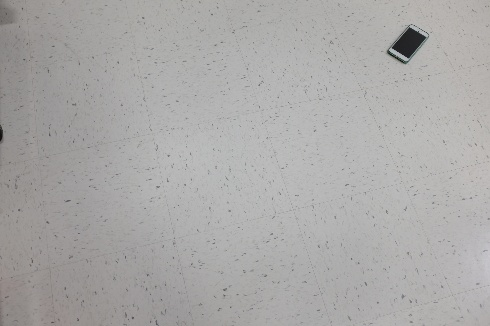
#> input picture find_phone/0.jpg, 490 x 326 px, found by its file name; its folder holds 4 pictures in this run
$ jupyter execute --allow-errors 'Bayesian Model.ipynb'
#> lines starting #> are read from the running program, lines starting #| are printed output that depends on the picture
#> further down, im is the input picture: shape (326, 490, 3); mean R, G, B 170.3, 169.1, 168.1
<font size = '3'> **Finding the coordinates of the phone using a Bayesian Model**

[cell 1]
import numpy as np
import matplotlib.pyplot as plt
import math
import os
from os import walk, path, listdir
from os.path import isfile, join
import random
import matplotlib.image as img
from PIL import Image, ImageDraw

<u> Get the filenames and coordinates for each file </u>

Image files

[cell 2]
#get current directory
current_dir = os.getcwd()

#find phone directory
find_phone_dir = current_dir + '\\find_phone'

#get the file names in the find phone directory
filenames = [f for f in listdir(find_phone_dir) if isfile(join(find_phone_dir, f))]

#get the image names
labels_file = filenames.pop(len(filenames)-1)

#number of samples
num_samples = len(filenames)

Get info from the labels file

[cell 3]
#get the label files
label = open(find_phone_dir + '\\' + str(labels_file), 'r')
#> (the rest of this cell did not finish here and is left out)

Get data to numpy arrays

[cell 4]
#get all the images to one vector
X = np.zeros([num_samples, 326, 490, 3])

#create vector for Y for x and y coordinates
Y = np.zeros([num_samples, 2])

#> (the rest of this cell did not finish here and is left out)

<u> Useful functions </u>

[cell 5]
#convert the data to black and white
def to_bandw(X, alpha):
    """
    X - data
    alpha - is the threshold to set either black or white
    """

    #convert the images to gray scale
    rgb_weights = [0.2989, 0.5870, 0.1140]

    #convert to gray scale
    X = X @ rgb_weights

    #black and white image
    X[X <= alpha] = 0 #black
    X[X > alpha] = 255 #white

    return X

[cell 6]
#create a 32 x 48 matrix that has the pixels of the phone. This function will be used to find the prior distribution
#create the box
def box_mat(X, Y, rad = 0.05):
    """
    X - the data
    Y - labels/coordinates
    rad - is the scaling factor of the rctangle
    """

    #rectangle length
    x_rad = math.floor(rad * 490)
    y_rad = math.floor(rad * 326)

    #actual location of the phone
    x_0, y_0 = Y[0], Y[1]
    x_0 = x_0 * 490
    y_0 = y_0 * 326


    #boundaries
    x1 = math.floor(x_0 - x_rad)
    x2 = math.floor(x_0 + x_rad)
    y1 = math.floor(y_0 - y_rad)
    y2 = math.floor(y_0 + y_rad)

    mat = X[y1:y2, x1:x2]

    return mat.astype('uint8')

[cell 7]
#calculate the prior
def calc_prior(X, Y):
    """
    X - pixel data
    Y - coordinates
    """
    #create an empty matrix for the prior
    prior = np.zeros([32, 48])

    #collect the pictures
    for i in range(len(X)):

        X_i = X[i]
        Y_i = Y[i]

        try:

            mat = box_mat(X_i, Y_i)
            prior += mat

        except:

            pass

    #normalize m
    prior = prior/len(X)

    return prior

[cell 8]
#calculate the posterior

def calc_post(prior, like):

    rows = np.arange(0, prior.shape[0] * math.floor(like.shape[0]/prior.shape[0]), prior.shape[0])
    cols = np.arange(0, prior.shape[1] * math.floor(like.shape[1]/prior.shape[1]), prior.shape[1])


    #posterior matrix
    x_post = np.zeros([max(rows), max(cols)])

    for r in range(len(rows) - 1):

        for c in range(len(cols) - 1):

            likelihood = like[rows[r]: rows[r + 1], cols[c]: cols[c + 1]]
            post = likelihood * prior

            #normalized posterior
            post_n = post

            x_post[rows[r]: rows[r + 1], cols[c]: cols[c + 1]] = post_n

    return x_post

<u> Bayesian Model to predict phone coordinates </u>

I used several deep learning methods to estimate the coordinates. But because of the low sample size the estimates were erroneous. So I am using a much simpler Bayesian method to estimate the the coordinates. (Which did a pretty decent job at estimating testing coordinates).

Bayesian models have three components. The prior, the likelihood and the posterior. The prior contains information we already have, the likelihood contains the data we have and we use the prior (already known) data to modulate the likelihood (new data) and come to a conclusion (posterior).

We can represent these three using probability distributions. So I will use the training set to come up with a prior distribution that ideally represent the probability of the phone, P(phone). Then I will use the current data and use the prior to calculate a posterior probability distribution. This posterior distribution will give you the probability of a pixel being the phone, P(phone|pixel).

Below are the steps I took to develop the model.

1) Turn the data into grayscale and then black and white.

    Since the phone was white and black I thought this would be helpful to detect where the phone is in the picture. So I will be turning the pictures to black and white. I will use a threshold (which will be a hyper parameter (alpha) which we can tune later on) if a pixel is assigned white or black.

2) Get the testing data and create a Prior.

    Next I will create the Prior of the model. I will use the training data to do this. I will first capture the pixels about the phone creating a rectangle about the phone. (2 * 0.05 * 490 X 2 * 0.05 * 326 Roughly 32 x 48) and find the Prior probability.

3) Using the prior to scan through the data and find the estimation.

    To calculate the posterior probability, I will first create subsections of the picture that are same size of the prior. (32 x 48). Then will calculate the posterior probability in each subsection. Finally will use the posterior find the pixel that has the highest probability. This will represent the location of the phone.


We will use roughly 75% of the data as training, 25% testing. The validation data will be used for the hyperparameter tuning and the final prior with the chosen hyper parameter will be used to evaluate the testing data.

<u> Applying the model </u>

Split to train, test data. (75% and 25% split)

[cell 9]
#train set
x_train = X[:100]
y_train = Y[:100]

#validation set
#x_val = X[75:102]
#y_val = Y[75:102]

#test set
x_test = X[100:129]
y_test = Y[100:129]

Apply the model

[cell 10]
#We will choose a range of parameters for alpha. from 0 - 255
alphas = np.array([0.5, 1, 5, 10, 12, 15, 20, 25, 35, 50, 75, 100, 130, 150, 180, 200, 220])

#dictionary to collect values
all_data = {}

for alpha in alphas:
    #dict for data
    data = {}

    #change picture to black and white
    x_train_bw = to_bandw(x_train, alpha)

    #calculate prior
    prior = calc_prior(x_train_bw, y_train)
    prior = prior/255 #normalize

    #plt.imshow(x_train_bw[10].astype('uint8'), cmap = plt.get_cmap('gray'))
    #plt.imshow(prior)

    #use the prior to calculate the posterior
    x_val_bw = to_bandw(x_test, alpha)

    #list to append correct detection
    correct = []
    distance = []
    estimate = []
    actual = []

    for s in range(len(x_val_bw)):

        likelihood = x_val_bw[s]/255 #normalize

        #changing the probabilities. (right now we have the probability of white space. We want to calculate the probability\
        #of black areas)
        prior = 1 - prior
        likelihood = 1 - likelihood

        posterior = calc_post(prior, likelihood)

        #find the estimate
        phone_x = np.round(np.where(posterior == np.max(posterior))[1][0]/490, 4)
        phone_y = np.round(np.where(posterior == np.max(posterior))[0][0]/326, 4)

        #calculate if the phone is inside the detection threshold (0.05)
        dist = ((phone_x - y_test[s][0])**2 + (phone_y - y_test[s][1])**2)**0.5
        dist = np.round(dist, 4)

        #estimate
        estimate.append(tuple((phone_x, phone_y)))

        #actual
        actual.append(tuple((y_test[s][0], y_test[s][1])))


        #find if correct or not
        if dist <= 0.05:
            correct.append(1)
        else:
            correct.append(0)

        distance.append(dist)


    #get the data
    data['ALPHA'] = alpha
    data['DISTANCE'] = distance
    data['ACCURACY'] = np.sum(correct)/len(correct)
    data['PRIOR'] = prior
    data['ESTIMATE'] = estimate
    data['ACTUAL'] = actual

    #all data
    all_data['ALPHA' + str(alpha)] = data

[cell 11]
A = []
ALP = []

#plot accuracy and alpha
for alpha in alphas:
    name = 'ALPHA' + str(alpha)

    data = all_data[name]

    #accuracy
    A.append(data['ACCURACY'])
    ALP.append(alpha)

#plot
plt.figure(figsize = (15, 5))
plt.title('Alpha vs accuracy')
plt.xlabel('Alpha')
plt.ylabel('Accuracy')
plt.scatter(ALP, A)
plt.show()
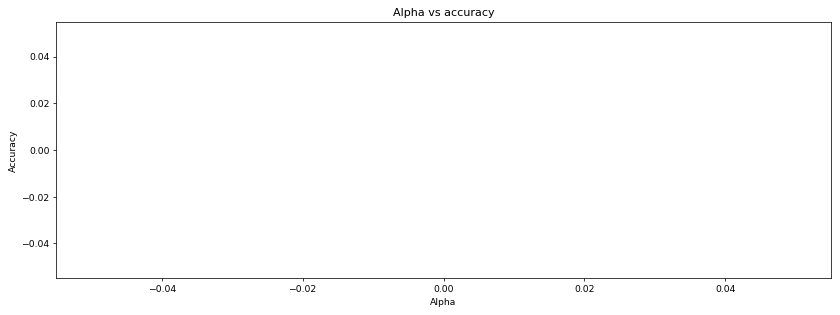
#> figure drawn by matplotlib, 1 panel

Looks like alpha = 15 gives the highest accuracy (75%) on testing sample.

Lets plot actual vs predicted on some images using alpha = 15

[cell 12]
#get data from ALPHA15
prior = all_data['ALPHA15.0']['PRIOR']

#use the prior to calculate the posterior
x_val_bw = to_bandw(x_test, 15)

for s in range(len(x_val_bw)):

    #calculate the posterior
    likelihood = x_val_bw[s]/255 #normalize
    prior = 1 - prior
    likelihood = 1 - likelihood
    posterior = calc_post(prior, likelihood)

    #find the estimate
    phone_x = np.round(np.where(posterior == np.max(posterior))[1][0]/490, 4)
    phone_y = np.round(np.where(posterior == np.max(posterior))[0][0]/326, 4)

    #detect
    detect = ((phone_x - Y[100 + s][0])**2 + (phone_y - Y[100 + s][1])**2)**0.5

    d = 1 if detect < 0.05 else 0

    #plot some samples
    if s % 3 == 0:
        plt.figure(figsize = (8, 5))
        plt.imshow(X[100 + s].astype('uint8'))

        #actual line
        plt.hlines(y = Y[100 + s][1] * 326, xmin = 0, xmax = 490, linestyle = '--', color = 'w', label = 'actual')
        plt.vlines(x = Y[100 + s][0] * 490, ymin = 0, ymax = 326, linestyle = '--', color = 'w')

        #predicted line
        plt.hlines(y = phone_y * 326, xmin = 0, xmax = 490, linestyle = '--', color = 'r', label = 'predicted')
        plt.vlines(x = phone_x * 490, ymin = 0, ymax = 326, linestyle = '--', color = 'r')

        plt.legend()
        if d == 1:
            plt.title('Detected')
        else:
            plt.title('Not Detected')
        plt.xticks([])
        plt.yticks([])
